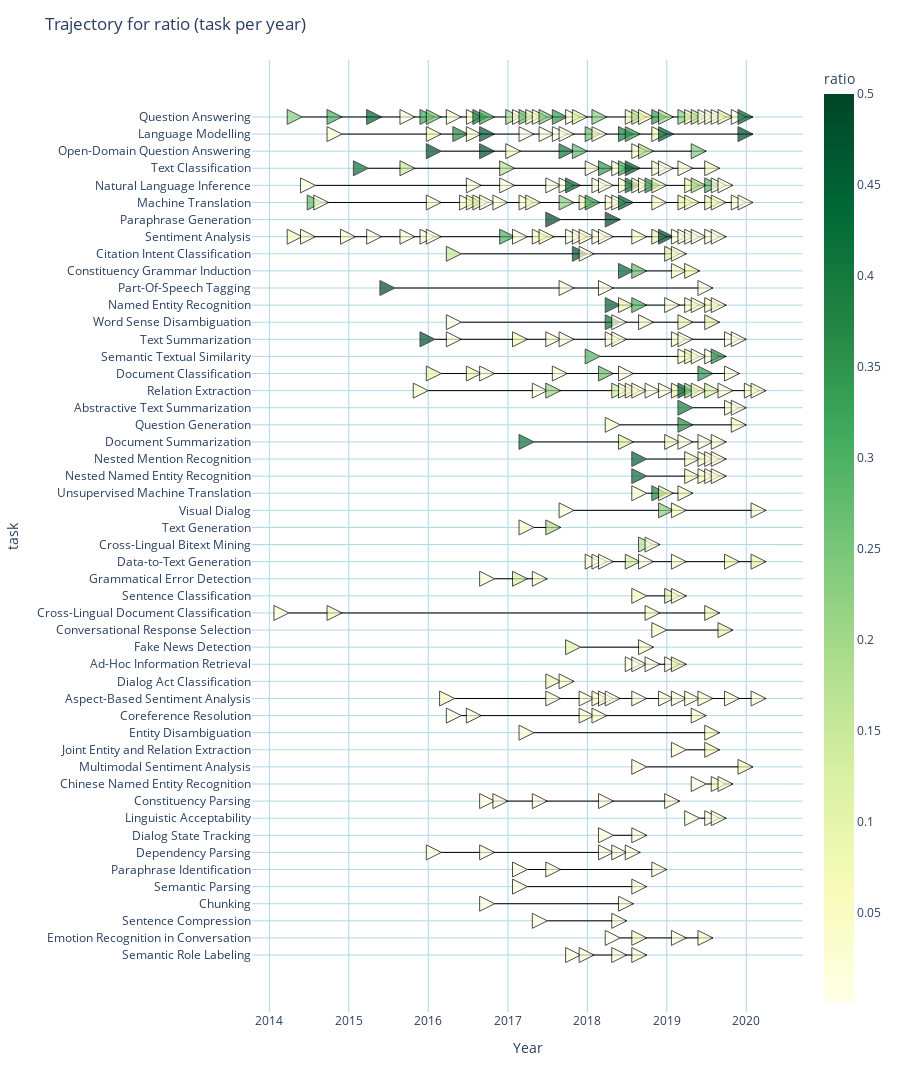

Notebook cell for this chart:
### Code cell
fig_traj = px.line(average_summary_IN2, x="date", y="task", color="task")

# this trace adds first all the dates with a data point attached to it
# fig3_df=average_summary[average_summary["in_trajectory"]=="OUT"]
# fig3_df["date"]=pd.to_datetime(fig3_df['date'])
# fig3_df["date"]=fig3_df["date"].dt.year


# then as use the average_summary df to add only the data that forms a trajectory#
# this value/date is the average of the percentual of maximum value achieved for the metrics at that date.

# This adds/remove those points with value < 1 and > 0.5
#add_white("task")

fig_traj.add_trace(
    go.Scatter(
        x=average_summary_IN2["date"],
        y=average_summary_IN2["task"],
        mode="markers",
        name=None,
        hovertemplate=average_summary_IN2["task"]
        + "<BR>task: "
        + average_summary_IN2["task"]
        + "<BR>date: "
        + average_summary_IN2["date"].astype("string")
        + "<BR>ratio: "
        + average_summary_IN2["ratio"].astype("string"),
        marker=dict(
            size=15,  # alpha ratio
            symbol=48,  # https://plotly.com/python/marker-style/
            opacity=0.7,  # alpha ratio
            color=average_summary_IN2["ratio"],  # set color equal to a variable
            colorscale="YlGn",  # one of plotly colorscales
            colorbar=dict(title="ratio", lenmode="pixels"),
            showscale=True,
        ),
    )
)


fig_traj.update_traces(
    marker=dict(line=dict(color="black", width=1)),
    line=dict(width=1, color="black"),
)

fig_traj.update_xaxes(showgrid=True, gridcolor="lightBlue", title="Year")
fig_traj.update_yaxes(showgrid=True, gridcolor="lightBlue", title="task")

fig_traj.update_layout(
    title="Trajectory for ratio (task per year)",
    showlegend=False,
    plot_bgcolor="white",
    height=2000,
    width=900,
    xaxis=dict(
        tickmode="auto",
    ),
)  # set the background colour)

# fig.update_layout(margin_pad=1)

fig_traj.show()

import plotly.io as pio
# save trajectory plot to file
pio.write_image(fig_traj, "./PLOT_4_plots/fig_traj.png")

### Figure 1 — Plotly figure (JSON) as saved in the notebook; plotly's stock layout.template omitted (floating-point values rounded to 4 significant figures; data arrays with more than 128 entries replaced by an {"elided": "..."} marker saying what was removed)
{"data": [{"hovertemplate": "task=%{y}<br>date=%{x}<extra></extra>", "legendgroup": "Question Answering", "line": {"color": "black", "dash": "solid", "width": 1}, "marker": {"line": {"color": "black", "width": 1}}, "mode": "lines", "name": "Question Answering", "orientation": "v", "showlegend": true, "type": "scatter", "x": ["2014-06", "2014-12", "2015-06", "2015-11", "2016-02", "2016-03", "2016-06", "2016-09", "2016-10", "2016-11", "2017-03", "2017-04", "2017-05", "2017-06", "2017-07", "2017-08", "2017-10", "2017-12", "2018-01", "2018-04", "2018-09", "2018-10", "2018-11", "2019-01", "2019-02", "2019-05", "2019-06", "2019-07", "2019-08", "2019-09", "2019-10", "2019-11", "2020-01", "2020-02"], "xaxis": "x", "y": ["Question Answering", "Question Answering", "Question Answering", "Question Answering", "Question Answering", "Question Answering", "Question Answering", "Question Answering", "Question Answering", "Question Answering", "Question Answering", "Question Answering", "Question Answering", "Question Answering", "Question Answering", "Question Answering", "Question Answering", "Question Answering", "Question Answering", "Question Answering", "Question Answering", "Question Answering", "Question Answering", "Question Answering", "Question Answering", "Question Answering", "Question Answering", "Question Answering", "Question Answering", "Question Answering", "Question Answering", "Question Answering", "Question Answering", "Question Answering"], "yaxis": "y"}, {"hovertemplate": "task=%{y}<br>date=%{x}<extra></extra>", "legendgroup": "Language Modelling", "line": {"color": "black", "dash": "solid", "width": 1}, "marker": {"line": {"color": "black", "width": 1}}, "mode": "lines", "name": "Language Modelling", "orientation": "v", "showlegend": true, "type": "scatter", "x": ["2014-12", "2016-03", "2016-07", "2016-09", "2016-11", "2017-05", "2017-08", "2017-10", "2017-11", "2018-03", "2018-04", "2018-08", "2018-09", "2019-01", "2019-02", "2020-02"], "xaxis": "x", "y": ["Language Modelling", "Language Modelling", "Language Modelling", "Language Modelling", "Language Modelling", "Language Modelling", "Language Modelling", "Language Modelling", "Language Modelling", "Language Modelling", "Language Modelling", "Language Modelling", "Language Modelling", "Language Modelling", "Language Modelling", "Language Modelling"], "yaxis": "y"}, {"hovertemplate": "task=%{y}<br>date=%{x}<extra></extra>", "legendgroup": "Open-Domain Question Answering", "line": {"color": "black", "dash": "solid", "width": 1}, "marker": {"line": {"color": "black", "width": 1}}, "mode": "lines", "name": "Open-Domain Question Answering", "orientation": "v", "showlegend": true, "type": "scatter", "x": ["2016-03", "2016-11", "2017-03", "2017-11", "2018-01", "2018-10", "2018-11", "2019-07"], "xaxis": "x", "y": ["Open-Domain Question Answering", "Open-Domain Question Answering", "Open-Domain Question Answering", "Open-Domain Question Answering", "Open-Domain Question Answering", "Open-Domain Question Answering", "Open-Domain Question Answering", "Open-Domain Question Answering"], "yaxis": "y"}, {"hovertemplate": "task=%{y}<br>date=%{x}<extra></extra>", "legendgroup": "Text Classification", "line": {"color": "black", "dash": "solid", "width": 1}, "marker": {"line": {"color": "black", "width": 1}}, "mode": "lines", "name": "Text Classification", "orientation": "v", "showlegend": true, "type": "scatter", "x": ["2015-04", "2015-11", "2017-02", "2018-03", "2018-05", "2018-07", "2018-08", "2018-09", "2019-01", "2019-02", "2019-05", "2019-09"], "xaxis": "x", "y": ["Text Classification", "Text Classification", "Text Classification", "Text Classification", "Text Classification", "Text Classification", "Text Classification", "Text Classification", "Text Classification", "Text Classification", "Text Classification", "Text Classification"], "yaxis": "y"}, {"hovertemplate": "task=%{y}<br>date=%{x}<extra></extra>", "legendgroup": "Natural Language Inference", "line": {"color": "black", "dash": "solid", "width": 1}, "marker": {"line": {"color": "black", "width": 1}}, "mode": "lines", "name": "Natural Language Inference", "orientation": "v", "showlegend": true, "type": "scatter", "x": ["2014-08", "2016-09", "2017-02", "2017-09", "2017-11", "2017-12", "2018-04", "2018-05", "2018-08", "2018-09", "2018-10", "2018-11", "2018-12", "2019-01", "2019-06", "2019-07", "2019-09", "2019-10", "2019-11"], "xaxis": "x", "y": ["Natural Language Inference", "Natural Language Inference", "Natural Language Inference", "Natural Language Inference", "Natural Language Inference", "Natural Language Inference", "Natural Language Inference", "Natural Language Inference", "Natural Language Inference", "Natural Language Inference", "Natural Language Inference", "Natural Language Inference", "Natural Language Inference", "Natural Language Inference", "Natural Language Inference", "Natural Language Inference", "Natural Language Inference", "Natural Language Inference", "Natural Language Inference"], "yaxis": "y"}, {"hovertemplate": "task=%{y}<br>date=%{x}<extra></extra>", "legendgroup": "Machine Translation", "line": {"color": "black", "dash": "solid", "width": 1}, "marker": {"line": {"color": "black", "width": 1}}, "mode": "lines", "name": "Machine Translation", "orientation": "v", "showlegend": true, "type": "scatter", "x": ["2014-09", "2014-10", "2016-03", "2016-08", "2016-09", "2016-10", "2016-11", "2017-01", "2017-05", "2017-06", "2017-11", "2018-02", "2018-03", "2018-06", "2018-07", "2018-08", "2019-01", "2019-05", "2019-06", "2019-09", "2019-10", "2020-01", "2020-02"], "xaxis": "x", "y": ["Machine Translation", "Machine Translation", "Machine Translation", "Machine Translation", "Machine Translation", "Machine Translation", "Machine Translation", "Machine Translation", "Machine Translation", "Machine Translation", "Machine Translation", "Machine Translation", "Machine Translation", "Machine Translation", "Machine Translation", "Machine Translation", "Machine Translation", "Machine Translation", "Machine Translation", "Machine Translation", "Machine Translation", "Machine Translation", "Machine Translation"], "yaxis": "y"}, {"hovertemplate": "task=%{y}<br>date=%{x}<extra></extra>", "legendgroup": "Paraphrase Generation", "line": {"color": "black", "dash": "solid", "width": 1}, "marker": {"line": {"color": "black", "width": 1}}, "mode": "lines", "name": "Paraphrase Generation", "orientation": "v", "showlegend": true, "type": "scatter", "x": ["2017-09", "2018-06"], "xaxis": "x", "y": ["Paraphrase Generation", "Paraphrase Generation"], "yaxis": "y"}, {"hovertemplate": "task=%{y}<br>date=%{x}<extra></extra>", "legendgroup": "Sentiment Analysis", "line": {"color": "black", "dash": "solid", "width": 1}, "marker": {"line": {"color": "black", "width": 1}}, "mode": "lines", "name": "Sentiment Analysis", "orientation": "v", "showlegend": true, "type": "scatter", "x": ["2014-06", "2014-08", "2015-02", "2015-06", "2015-11", "2016-02", "2016-03", "2017-02", "2017-04", "2017-07", "2017-08", "2017-12", "2018-01", "2018-02", "2018-04", "2018-05", "2018-10", "2019-01", "2019-02", "2019-04", "2019-05", "2019-06", "2019-07", "2019-09", "2019-10"], "xaxis": "x", "y": ["Sentiment Analysis", "Sentiment Analysis", "Sentiment Analysis", "Sentiment Analysis", "Sentiment Analysis", "Sentiment Analysis", "Sentiment Analysis", "Sentiment Analysis", "Sentiment Analysis", "Sentiment Analysis", "Sentiment Analysis", "Sentiment Analysis", "Sentiment Analysis", "Sentiment Analysis", "Sentiment Analysis", "Sentiment Analysis", "Sentiment Analysis", "Sentiment Analysis", "Sentiment Analysis", "Sentiment Analysis", "Sentiment Analysis", "Sentiment Analysis", "Sentiment Analysis", "Sentiment Analysis", "Sentiment Analysis"], "yaxis": "y"}, {"hovertemplate": "task=%{y}<br>date=%{x}<extra></extra>", "legendgroup": "Citation Intent Classification", "line": {"color": "black", "dash": "solid", "width": 1}, "marker": {"line": {"color": "black", "width": 1}}, "mode": "lines", "name": "Citation Intent Classification", "orientation": "v", "showlegend": true, "type": "scatter", "x": ["2016-06", "2018-01", "2018-02", "2019-03", "2019-04"], "xaxis": "x", "y": ["Citation Intent Classification", "Citation Intent Classification", "Citation Intent Classification", "Citation Intent Classification", "Citation Intent Classification"], "yaxis": "y"}, {"hovertemplate": "task=%{y}<br>date=%{x}<extra></extra>", "legendgroup": "Constituency Grammar Induction", "line": {"color": "black", "dash": "solid", "width": 1}, "marker": {"line": {"color": "black", "width": 1}}, "mode": "lines", "name": "Constituency Grammar Induction", "orientation": "v", "showlegend": true, "type": "scatter", "x": ["2018-08", "2018-10", "2019-04", "2019-06"], "xaxis": "x", "y": ["Constituency Grammar Induction", "Constituency Grammar Induction", "Constituency Grammar Induction", "Constituency Grammar Induction"], "yaxis": "y"}, {"hovertemplate": "task=%{y}<br>date=%{x}<extra></extra>", "legendgroup": "Part-Of-Speech Tagging", "line": {"color": "black", "dash": "solid", "width": 1}, "marker": {"line": {"color": "black", "width": 1}}, "mode": "lines", "name": "Part-Of-Speech Tagging", "orientation": "v", "showlegend": true, "type": "scatter", "x": ["2015-08", "2017-11", "2018-05", "2019-08"], "xaxis": "x", "y": ["Part-Of-Speech Tagging", "Part-Of-Speech Tagging", "Part-Of-Speech Tagging", "Part-Of-Speech Tagging"], "yaxis": "y"}, {"hovertemplate": "task=%{y}<br>date=%{x}<extra></extra>", "legendgroup": "Named Entity Recognition", "line": {"color": "black", "dash": "solid", "width": 1}, "marker": {"line": {"color": "black", "width": 1}}, "mode": "lines", "name": "Named Entity Recognition", "orientation": "v", "showlegend": true, "type": "scatter", "x": ["2018-06", "2018-08", "2018-10", "2019-03", "2019-06", "2019-07", "2019-09", "2019-10"], "xaxis": "x", "y": ["Named Entity Recognition", "Named Entity Recognition", "Named Entity Recognition", "Named Entity Recognition", "Named Entity Recognition", "Named Entity Recognition", "Named Entity Recognition", "Named Entity Recognition"], "yaxis": "y"}, {"hovertemplate": "task=%{y}<br>date=%{x}<extra></extra>", "legendgroup": "Word Sense Disambiguation", "line": {"color": "black", "dash": "solid", "width": 1}, "marker": {"line": {"color": "black", "width": 1}}, "mode": "lines", "name": "Word Sense Disambiguation", "orientation": "v", "showlegend": true, "type": "scatter", "x": ["2016-06", "2018-06", "2018-07", "2018-11", "2019-05", "2019-09"], "xaxis": "x", "y": ["Word Sense Disambiguation", "Word Sense Disambiguation", "Word Sense Disambiguation", "Word Sense Disambiguation", "Word Sense Disambiguation", "Word Sense Disambiguation"], "yaxis": "y"}, {"hovertemplate": "task=%{y}<br>date=%{x}<extra></extra>", "legendgroup": "Text Summarization", "line": {"color": "black", "dash": "solid", "width": 1}, "marker": {"line": {"color": "black", "width": 1}}, "mode": "lines", "name": "Text Summarization", "orientation": "v", "showlegend": true, "type": "scatter", "x": ["2016-02", "2016-06", "2017-04", "2017-09", "2017-11", "2018-06", "2018-07", "2019-04", "2019-05", "2019-12", "2020-01"], "xaxis": "x", "y": ["Text Summarization", "Text Summarization", "Text Summarization", "Text Summarization", "Text Summarization", "Text Summarization", "Text Summarization", "Text Summarization", "Text Summarization", "Text Summarization", "Text Summarization"], "yaxis": "y"}, {"hovertemplate": "task=%{y}<br>date=%{x}<extra></extra>", "legendgroup": "Semantic Textual Similarity", "line": {"color": "black", "dash": "solid", "width": 1}, "marker": {"line": {"color": "black", "width": 1}}, "mode": "lines", "name": "Semantic Textual Similarity", "orientation": "v", "showlegend": true, "type": "scatter", "x": ["2018-03", "2019-05", "2019-06", "2019-07", "2019-09", "2019-10"], "xaxis": "x", "y": ["Semantic Textual Similarity", "Semantic Textual Similarity", "Semantic Textual Similarity", "Semantic Textual Similarity", "Semantic Textual Similarity", "Semantic Textual Similarity"], "yaxis": "y"}, {"hovertemplate": "task=%{y}<br>date=%{x}<extra></extra>", "legendgroup": "Document Classification", "line": {"color": "black", "dash": "solid", "width": 1}, "marker": {"line": {"color": "black", "width": 1}}, "mode": "lines", "name": "Document Classification", "orientation": "v", "showlegend": true, "type": "scatter", "x": ["2016-03", "2016-09", "2016-11", "2017-10", "2018-05", "2018-08", "2019-08", "2019-12"], "xaxis": "x", "y": ["Document Classification", "Document Classification", "Document Classification", "Document Classification", "Document Classification", "Document Classification", "Document Classification", "Document Classification"], "yaxis": "y"}, {"hovertemplate": "task=%{y}<br>date=%{x}<extra></extra>", "legendgroup": "Relation Extraction", "line": {"color": "black", "dash": "solid", "width": 1}, "marker": {"line": {"color": "black", "width": 1}}, "mode": "lines", "name": "Relation Extraction", "orientation": "v", "showlegend": true, "type": "scatter", "x": ["2016-01", "2017-07", "2017-09", "2018-07", "2018-08", "2018-09", "2018-10", "2018-12", "2019-02", "2019-04", "2019-05", "2019-06", "2019-07", "2019-09", "2019-11", "2020-03", "2020-04"], "xaxis": "x", "y": ["Relation Extraction", "Relation Extraction", "Relation Extraction", "Relation Extraction", "Relation Extraction", "Relation Extraction", "Relation Extraction", "Relation Extraction", "Relation Extraction", "Relation Extraction", "Relation Extraction", "Relation Extraction", "Relation Extraction", "Relation Extraction", "Relation Extraction", "Relation Extraction", "Relation Extraction"], "yaxis": "y"}, {"hovertemplate": "task=%{y}<br>date=%{x}<extra></extra>", "legendgroup": "Abstractive Text Summarization", "line": {"color": "black", "dash": "solid", "width": 1}, "marker": {"line": {"color": "black", "width": 1}}, "mode": "lines", "name": "Abstractive Text Summarization", "orientation": "v", "showlegend": true, "type": "scatter", "x": ["2019-05", "2019-12", "2020-01"], "xaxis": "x", "y": ["Abstractive Text Summarization", "Abstractive Text Summarization", "Abstractive Text Summarization"], "yaxis": "y"}, {"hovertemplate": "task=%{y}<br>date=%{x}<extra></extra>", "legendgroup": "Question Generation", "line": {"color": "black", "dash": "solid", "width": 1}, "marker": {"line": {"color": "black", "width": 1}}, "mode": "lines", "name": "Question Generation", "orientation": "v", "showlegend": true, "type": "scatter", "x": ["2018-06", "2019-05", "2020-01"], "xaxis": "x", "y": ["Question Generation", "Question Generation", "Question Generation"], "yaxis": "y"}, {"hovertemplate": "task=%{y}<br>date=%{x}<extra></extra>", "legendgroup": "Document Summarization", "line": {"color": "black", "dash": "solid", "width": 1}, "marker": {"line": {"color": "black", "width": 1}}, "mode": "lines", "name": "Document Summarization", "orientation": "v", "showlegend": true, "type": "scatter", "x": ["2017-05", "2018-08", "2019-03", "2019-05", "2019-08", "2019-10"], "xaxis": "x", "y": ["Document Summarization", "Document Summarization", "Document Summarization", "Document Summarization", "Document Summarization", "Document Summarization"], "yaxis": "y"}, {"hovertemplate": "task=%{y}<br>date=%{x}<extra></extra>", "legendgroup": "Nested Mention Recognition", "line": {"color": "black", "dash": "solid", "width": 1}, "marker": {"line": {"color": "black", "width": 1}}, "mode": "lines", "name": "Nested Mention Recognition", "orientation": "v", "showlegend": true, "type": "scatter", "x": ["2018-10", "2019-06", "2019-08", "2019-09", "2019-10"], "xaxis": "x", "y": ["Nested Mention Recognition", "Nested Mention Recognition", "Nested Mention Recognition", "Nested Mention Recognition", "Nested Mention Recognition"], "yaxis": "y"}, {"hovertemplate": "task=%{y}<br>date=%{x}<extra></extra>", "legendgroup": "Nested Named Entity Recognition", "line": {"color": "black", "dash": "solid", "width": 1}, "marker": {"line": {"color": "black", "width": 1}}, "mode": "lines", "name": "Nested Named Entity Recognition", "orientation": "v", "showlegend": true, "type": "scatter", "x": ["2018-10", "2019-06", "2019-08", "2019-09", "2019-10"], "xaxis": "x", "y": ["Nested Named Entity Recognition", "Nested Named Entity Recognition", "Nested Named Entity Recognition", "Nested Named Entity Recognition", "Nested Named Entity Recognition"], "yaxis": "y"}, {"hovertemplate": "task=%{y}<br>date=%{x}<extra></extra>", "legendgroup": "Unsupervised Machine Translation", "line": {"color": "black", "dash": "solid", "width": 1}, "marker": {"line": {"color": "black", "width": 1}}, "mode": "lines", "name": "Unsupervised Machine Translation", "orientation": "v", "showlegend": true, "type": "scatter", "x": ["2018-10", "2019-01", "2019-02", "2019-05"], "xaxis": "x", "y": ["Unsupervised Machine Translation", "Unsupervised Machine Translation", "Unsupervised Machine Translation", "Unsupervised Machine Translation"], "yaxis": "y"}, {"hovertemplate": "task=%{y}<br>date=%{x}<extra></extra>", "legendgroup": "Visual Dialog", "line": {"color": "black", "dash": "solid", "width": 1}, "marker": {"line": {"color": "black", "width": 1}}, "mode": "lines", "name": "Visual Dialog", "orientation": "v", "showlegend": true, "type": "scatter", "x": ["2017-11", "2019-02", "2019-04", "2020-04"], "xaxis": "x", "y": ["Visual Dialog", "Visual Dialog", "Visual Dialog", "Visual Dialog"], "yaxis": "y"}, {"hovertemplate": "task=%{y}<br>date=%{x}<extra></extra>", "legendgroup": "Text Generation", "line": {"color": "black", "dash": "solid", "width": 1}, "marker": {"line": {"color": "black", "width": 1}}, "mode": "lines", "name": "Text Generation", "orientation": "v", "showlegend": true, "type": "scatter", "x": ["2017-05", "2017-09"], "xaxis": "x", "y": ["Text Generation", "Text Generation"], "yaxis": "y"}, {"hovertemplate": "task=%{y}<br>date=%{x}<extra></extra>", "legendgroup": "Cross-Lingual Bitext Mining", "line": {"color": "black", "dash": "solid", "width": 1}, "marker": {"line": {"color": "black", "width": 1}}, "mode": "lines", "name": "Cross-Lingual Bitext Mining", "orientation": "v", "showlegend": true, "type": "scatter", "x": ["2018-11", "2018-12"], "xaxis": "x", "y": ["Cross-Lingual Bitext Mining", "Cross-Lingual Bitext Mining"], "yaxis": "y"}, {"hovertemplate": "task=%{y}<br>date=%{x}<extra></extra>", "legendgroup": "Data-to-Text Generation", "line": {"color": "black", "dash": "solid", "width": 1}, "marker": {"line": {"color": "black", "width": 1}}, "mode": "lines", "name": "Data-to-Text Generation", "orientation": "v", "showlegend": true, "type": "scatter", "x": ["2018-03", "2018-04", "2018-05", "2018-09", "2018-11", "2019-04", "2019-12", "2020-04"], "xaxis": "x", "y": ["Data-to-Text Generation", "Data-to-Text Generation", "Data-to-Text Generation", "Data-to-Text Generation", "Data-to-Text Generation", "Data-to-Text Generation", "Data-to-Text Generation", "Data-to-Text Generation"], "yaxis": "y"}, {"hovertemplate": "task=%{y}<br>date=%{x}<extra></extra>", "legendgroup": "Grammatical Error Detection", "line": {"color": "black", "dash": "solid", "width": 1}, "marker": {"line": {"color": "black", "width": 1}}, "mode": "lines", "name": "Grammatical Error Detection", "orientation": "v", "showlegend": true, "type": "scatter", "x": ["2016-11", "2017-04", "2017-07"], "xaxis": "x", "y": ["Grammatical Error Detection", "Grammatical Error Detection", "Grammatical Error Detection"], "yaxis": "y"}, {"hovertemplate": "task=%{y}<br>date=%{x}<extra></extra>", "legendgroup": "Sentence Classification", "line": {"color": "black", "dash": "solid", "width": 1}, "marker": {"line": {"color": "black", "width": 1}}, "mode": "lines", "name": "Sentence Classification", "orientation": "v", "showlegend": true, "type": "scatter", "x": ["2018-10", "2019-03", "2019-04"], "xaxis": "x", "y": ["Sentence Classification", "Sentence Classification", "Sentence Classification"], "yaxis": "y"}, {"hovertemplate": "task=%{y}<br>date=%{x}<extra></extra>", "legendgroup": "Cross-Lingual Document Classification", "line": {"color": "black", "dash": "solid", "width": 1}, "marker": {"line": {"color": "black", "width": 1}}, "mode": "lines", "name": "Cross-Lingual Document Classification", "orientation": "v", "showlegend": true, "type": "scatter", "x": ["2014-04", "2014-12", "2018-12", "2019-09"], "xaxis": "x", "y": ["Cross-Lingual Document Classification", "Cross-Lingual Document Classification", "Cross-Lingual Document Classification", "Cross-Lingual Document Classification"], "yaxis": "y"}, {"hovertemplate": "task=%{y}<br>date=%{x}<extra></extra>", "legendgroup": "Conversational Response Selection", "line": {"color": "black", "dash": "solid", "width": 1}, "marker": {"line": {"color": "black", "width": 1}}, "mode": "lines", "name": "Conversational Response Selection", "orientation": "v", "showlegend": true, "type": "scatter", "x": ["2019-01", "2019-11"], "xaxis": "x", "y": ["Conversational Response Selection", "Conversational Response Selection"], "yaxis": "y"}, {"hovertemplate": "task=%{y}<br>date=%{x}<extra></extra>", "legendgroup": "Fake News Detection", "line": {"color": "black", "dash": "solid", "width": 1}, "marker": {"line": {"color": "black", "width": 1}}, "mode": "lines", "name": "Fake News Detection", "orientation": "v", "showlegend": true, "type": "scatter", "x": ["2017-12", "2018-11"], "xaxis": "x", "y": ["Fake News Detection", "Fake News Detection"], "yaxis": "y"}, {"hovertemplate": "task=%{y}<br>date=%{x}<extra></extra>", "legendgroup": "Ad-Hoc Information Retrieval", "line": {"color": "black", "dash": "solid", "width": 1}, "marker": {"line": {"color": "black", "width": 1}}, "mode": "lines", "name": "Ad-Hoc Information Retrieval", "orientation": "v", "showlegend": true, "type": "scatter", "x": ["2018-09", "2018-10", "2018-12", "2019-03", "2019-04"], "xaxis": "x", "y": ["Ad-Hoc Information Retrieval", "Ad-Hoc Information Retrieval", "Ad-Hoc Information Retrieval", "Ad-Hoc Information Retrieval", "Ad-Hoc Information Retrieval"], "yaxis": "y"}, {"hovertemplate": "task=%{y}<br>date=%{x}<extra></extra>", "legendgroup": "Dialog Act Classification", "line": {"color": "black", "dash": "solid", "width": 1}, "marker": {"line": {"color": "black", "width": 1}}, "mode": "lines", "name": "Dialog Act Classification", "orientation": "v", "showlegend": true, "type": "scatter", "x": ["2017-09", "2017-11"], "xaxis": "x", "y": ["Dialog Act Classification", "Dialog Act Classification"], "yaxis": "y"}, {"hovertemplate": "task=%{y}<br>date=%{x}<extra></extra>", "legendgroup": "Aspect-Based Sentiment Analysis", "line": {"color": "black", "dash": "solid", "width": 1}, "marker": {"line": {"color": "black", "width": 1}}, "mode": "lines", "name": "Aspect-Based Sentiment Analysis", "orientation": "v", "showlegend": true, "type": "scatter", "x": ["2016-05", "2017-09", "2018-02", "2018-04", "2018-05", "2018-06", "2018-10", "2019-02", "2019-04", "2019-06", "2019-08", "2019-12", "2020-04"], "xaxis": "x", "y": ["Aspect-Based Sentiment Analysis", "Aspect-Based Sentiment Analysis", "Aspect-Based Sentiment Analysis", "Aspect-Based Sentiment Analysis", "Aspect-Based Sentiment Analysis", "Aspect-Based Sentiment Analysis", "Aspect-Based Sentiment Analysis", "Aspect-Based Sentiment Analysis", "Aspect-Based Sentiment Analysis", "Aspect-Based Sentiment Analysis", "Aspect-Based Sentiment Analysis", "Aspect-Based Sentiment Analysis", "Aspect-Based Sentiment Analysis"], "yaxis": "y"}, {"hovertemplate": "task=%{y}<br>date=%{x}<extra></extra>", "legendgroup": "Coreference Resolution", "line": {"color": "black", "dash": "solid", "width": 1}, "marker": {"line": {"color": "black", "width": 1}}, "mode": "lines", "name": "Coreference Resolution", "orientation": "v", "showlegend": true, "type": "scatter", "x": ["2016-06", "2016-09", "2018-02", "2018-04", "2019-07"], "xaxis": "x", "y": ["Coreference Resolution", "Coreference Resolution", "Coreference Resolution", "Coreference Resolution", "Coreference Resolution"], "yaxis": "y"}, {"hovertemplate": "task=%{y}<br>date=%{x}<extra></extra>", "legendgroup": "Entity Disambiguation", "line": {"color": "black", "dash": "solid", "width": 1}, "marker": {"line": {"color": "black", "width": 1}}, "mode": "lines", "name": "Entity Disambiguation", "orientation": "v", "showlegend": true, "type": "scatter", "x": ["2017-05", "2019-09"], "xaxis": "x", "y": ["Entity Disambiguation", "Entity Disambiguation"], "yaxis": "y"}, {"hovertemplate": "task=%{y}<br>date=%{x}<extra></extra>", "legendgroup": "Joint Entity and Relation Extraction", "line": {"color": "black", "dash": "solid", "width": 1}, "marker": {"line": {"color": "black", "width": 1}}, "mode": "lines", "name": "Joint Entity and Relation Extraction", "orientation": "v", "showlegend": true, "type": "scatter", "x": ["2019-04", "2019-09"], "xaxis": "x", "y": ["Joint Entity and Relation Extraction", "Joint Entity and Relation Extraction"], "yaxis": "y"}, {"hovertemplate": "task=%{y}<br>date=%{x}<extra></extra>", "legendgroup": "Multimodal Sentiment Analysis", "line": {"color": "black", "dash": "solid", "width": 1}, "marker": {"line": {"color": "black", "width": 1}}, "mode": "lines", "name": "Multimodal Sentiment Analysis", "orientation": "v", "showlegend": true, "type": "scatter", "x": ["2018-10", "2020-02"], "xaxis": "x", "y": ["Multimodal Sentiment Analysis", "Multimodal Sentiment Analysis"], "yaxis": "y"}, {"hovertemplate": "task=%{y}<br>date=%{x}<extra></extra>", "legendgroup": "Chinese Named Entity Recognition", "line": {"color": "black", "dash": "solid", "width": 1}, "marker": {"line": {"color": "black", "width": 1}}, "mode": "lines", "name": "Chinese Named Entity Recognition", "orientation": "v", "showlegend": true, "type": "scatter", "x": ["2019-07", "2019-10", "2019-11"], "xaxis": "x", "y": ["Chinese Named Entity Recognition", "Chinese Named Entity Recognition", "Chinese Named Entity Recognition"], "yaxis": "y"}, {"hovertemplate": "task=%{y}<br>date=%{x}<extra></extra>", "legendgroup": "Constituency Parsing", "line": {"color": "black", "dash": "solid", "width": 1}, "marker": {"line": {"color": "black", "width": 1}}, "mode": "lines", "name": "Constituency Parsing", "orientation": "v", "showlegend": true, "type": "scatter", "x": ["2016-11", "2017-01", "2017-07", "2018-05", "2019-03"], "xaxis": "x", "y": ["Constituency Parsing", "Constituency Parsing", "Constituency Parsing", "Constituency Parsing", "Constituency Parsing"], "yaxis": "y"}, {"hovertemplate": "task=%{y}<br>date=%{x}<extra></extra>", "legendgroup": "Linguistic Acceptability", "line": {"color": "black", "dash": "solid", "width": 1}, "marker": {"line": {"color": "black", "width": 1}}, "mode": "lines", "name": "Linguistic Acceptability", "orientation": "v", "showlegend": true, "type": "scatter", "x": ["2019-06", "2019-09", "2019-10"], "xaxis": "x", "y": ["Linguistic Acceptability", "Linguistic Acceptability", "Linguistic Acceptability"], "yaxis": "y"}, {"hovertemplate": "task=%{y}<br>date=%{x}<extra></extra>", "legendgroup": "Dialog State Tracking", "line": {"color": "black", "dash": "solid", "width": 1}, "marker": {"line": {"color": "black", "width": 1}}, "mode": "lines", "name": "Dialog State Tracking", "orientation": "v", "showlegend": true, "type": "scatter", "x": ["2018-05", "2018-10"], "xaxis": "x", "y": ["Dialog State Tracking", "Dialog State Tracking"], "yaxis": "y"}, {"hovertemplate": "task=%{y}<br>date=%{x}<extra></extra>", "legendgroup": "Dependency Parsing", "line": {"color": "black", "dash": "solid", "width": 1}, "marker": {"line": {"color": "black", "width": 1}}, "mode": "lines", "name": "Dependency Parsing", "orientation": "v", "showlegend": true, "type": "scatter", "x": ["2016-03", "2016-11", "2018-05", "2018-07", "2018-09"], "xaxis": "x", "y": ["Dependency Parsing", "Dependency Parsing", "Dependency Parsing", "Dependency Parsing", "Dependency Parsing"], "yaxis": "y"}, {"hovertemplate": "task=%{y}<br>date=%{x}<extra></extra>", "legendgroup": "Paraphrase Identification", "line": {"color": "black", "dash": "solid", "width": 1}, "marker": {"line": {"color": "black", "width": 1}}, "mode": "lines", "name": "Paraphrase Identification", "orientation": "v", "showlegend": true, "type": "scatter", "x": ["2017-04", "2017-09", "2019-01"], "xaxis": "x", "y": ["Paraphrase Identification", "Paraphrase Identification", "Paraphrase Identification"], "yaxis": "y"}, {"hovertemplate": "task=%{y}<br>date=%{x}<extra></extra>", "legendgroup": "Semantic Parsing", "line": {"color": "black", "dash": "solid", "width": 1}, "marker": {"line": {"color": "black", "width": 1}}, "mode": "lines", "name": "Semantic Parsing", "orientation": "v", "showlegend": true, "type": "scatter", "x": ["2017-04", "2018-10"], "xaxis": "x", "y": ["Semantic Parsing", "Semantic Parsing"], "yaxis": "y"}, {"hovertemplate": "task=%{y}<br>date=%{x}<extra></extra>", "legendgroup": "Chunking", "line": {"color": "black", "dash": "solid", "width": 1}, "marker": {"line": {"color": "black", "width": 1}}, "mode": "lines", "name": "Chunking", "orientation": "v", "showlegend": true, "type": "scatter", "x": ["2016-11", "2018-08"], "xaxis": "x", "y": ["Chunking", "Chunking"], "yaxis": "y"}, {"hovertemplate": "task=%{y}<br>date=%{x}<extra></extra>", "legendgroup": "Sentence Compression", "line": {"color": "black", "dash": "solid", "width": 1}, "marker": {"line": {"color": "black", "width": 1}}, "mode": "lines", "name": "Sentence Compression", "orientation": "v", "showlegend": true, "type": "scatter", "x": ["2017-07", "2018-07"], "xaxis": "x", "y": ["Sentence Compression", "Sentence Compression"], "yaxis": "y"}, {"hovertemplate": "task=%{y}<br>date=%{x}<extra></extra>", "legendgroup": "Emotion Recognition in Conversation", "line": {"color": "black", "dash": "solid", "width": 1}, "marker": {"line": {"color": "black", "width": 1}}, "mode": "lines", "name": "Emotion Recognition in Conversation", "orientation": "v", "showlegend": true, "type": "scatter", "x": ["2018-06", "2018-10", "2019-04", "2019-08"], "xaxis": "x", "y": ["Emotion Recognition in Conversation", "Emotion Recognition in Conversation", "Emotion Recognition in Conversation", "Emotion Recognition in Conversation"], "yaxis": "y"}, {"hovertemplate": "task=%{y}<br>date=%{x}<extra></extra>", "legendgroup": "Semantic Role Labeling", "line": {"color": "black", "dash": "solid", "width": 1}, "marker": {"line": {"color": "black", "width": 1}}, "mode": "lines", "name": "Semantic Role Labeling", "orientation": "v", "showlegend": true, "type": "scatter", "x": ["2017-12", "2018-02", "2018-07", "2018-10"], "xaxis": "x", "y": ["Semantic Role Labeling", "Semantic Role Labeling", "Semantic Role Labeling", "Semantic Role Labeling"], "yaxis": "y"}, {"hovertemplate": {"elided": "330 str values"}, "line": {"color": "black", "width": 1}, "marker": {"color": {"elided": "330 float values"}, "colorbar": {"lenmode": "pixels", "title": {"text": "ratio"}}, "colorscale": [[0, "rgb(255,255,229)"], [0.125, "rgb(247,252,185)"], [0.25, "rgb(217,240,163)"], [0.375, "rgb(173,221,142)"], [0.5, "rgb(120,198,121)"], [0.625, "rgb(65,171,93)"], [0.75, "rgb(35,132,67)"], [0.875, "rgb(0,104,55)"], [1, "rgb(0,69,41)"]], "line": {"color": "black", "width": 1}, "opacity": 0.7, "showscale": true, "size": 15, "symbol": 48}, "mode": "markers", "type": "scatter", "x": {"elided": "330 str values"}, "y": {"elided": "330 str values"}}], "layout": {"height": 2000, "legend": {"title": {"text": "task"}, "tracegroupgap": 0}, "margin": {"t": 60}, "plot_bgcolor": "white", "showlegend": false, "title": {"text": "Trajectory for ratio (task per year)"}, "width": 900, "xaxis": {"anchor": "y", "domain": [0, 1], "gridcolor": "lightBlue", "showgrid": true, "tickmode": "auto", "title": {"text": "Year"}}, "yaxis": {"anchor": "x", "categoryarray": ["Semantic Role Labeling", "Emotion Recognition in Conversation", "Sentence Compression", "Chunking", "Semantic Parsing", "Paraphrase Identification", "Dependency Parsing", "Dialog State Tracking", "Linguistic Acceptability", "Constituency Parsing", "Chinese Named Entity Recognition", "Multimodal Sentiment Analysis", "Joint Entity and Relation Extraction", "Entity Disambiguation", "Coreference Resolution", "Aspect-Based Sentiment Analysis", "Dialog Act Classification", "Ad-Hoc Information Retrieval", "Fake News Detection", "Conversational Response Selection", "Cross-Lingual Document Classification", "Sentence Classification", "Grammatical Error Detection", "Data-to-Text Generation", "Cross-Lingual Bitext Mining", "Text Generation", "Visual Dialog", "Unsupervised Machine Translation", "Nested Named Entity Recognition", "Nested Mention Recognition", "Document Summarization", "Question Generation", "Abstractive Text Summarization", "Relation Extraction", "Document Classification", "Semantic Textual Similarity", "Text Summarization", "Word Sense Disambiguation", "Named Entity Recognition", "Part-Of-Speech Tagging", "Constituency Grammar Induction", "Citation Intent Classification", "Sentiment Analysis", "Paraphrase Generation", "Machine Translation", "Natural Language Inference", "Text Classification", "Open-Domain Question Answering", "Language Modelling", "Question Answering"], "categoryorder": "array", "domain": [0, 1], "gridcolor": "lightBlue", "showgrid": true, "title": {"text": "task"}}}}
